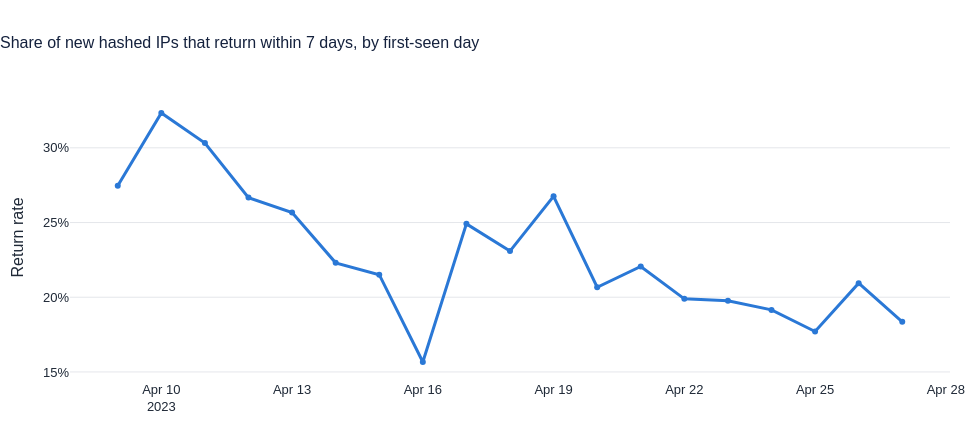
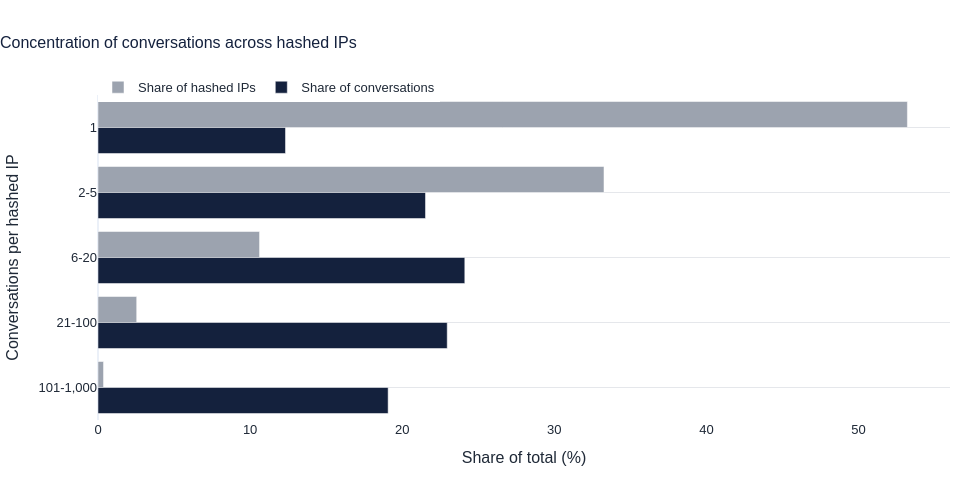

Notebook cell for these charts, in order:
### Markdown cell above
# 9. Users: return rates and concentration

### Code cell
ret = sql("select * from gold_return_rates")
if len(ret):
    fig = go.Figure(go.Scatter(x=ret.cohort_date, y=ret.return_rate_7d, mode="lines+markers", line=dict(color=BLUE, width=3)))
    fig.update_yaxes(tickformat=".0%")
    style(fig, "Share of new hashed IPs that return within 7 days, by first-seen day", ytitle="Return rate").show()
    weighted = ret.returned_within_7_days.sum() / ret.new_hashed_ips.sum()
    md(f"{pct(weighted)} of new hashed IPs return within 7 days ({n(ret.returned_within_7_days.sum())} of {n(ret.new_hashed_ips.sum())}). "
       f"In plain words: about {round(weighted * 100)} in 100 new users come back inside a week.")

conc = sql("select * from gold_user_concentration")
fig = go.Figure()
fig.add_trace(go.Bar(y=conc.conversations_per_ip, x=100 * conc.hashed_ips / conc.hashed_ips.sum(), orientation="h", name="Share of hashed IPs", marker_color=GREY))
fig.add_trace(go.Bar(y=conc.conversations_per_ip, x=100 * conc.conversations / conc.conversations.sum(), orientation="h", name="Share of conversations", marker_color=NAVY))
fig.update_layout(barmode="group")
fig.update_yaxes(autorange="reversed")
style(fig, "Concentration of conversations across hashed IPs", xtitle="Share of total (%)", ytitle="Conversations per hashed IP", height=480).show()

heavy = sql(f"select count(*) filter (where is_heavy_ip) as heavy_ips, count(*) as ips, sum(conversations) filter (where is_heavy_ip) as heavy_convs, sum(conversations) as convs from dim_user_proxy").iloc[0]
md(f"{n(heavy.heavy_ips)} hashed IPs ({pct(heavy.heavy_ips / heavy.ips, 2)} of all) hold {pct(heavy.heavy_convs / heavy.convs)} of conversations. "
   f"In plain words: {pct(heavy.heavy_ips / heavy.ips, 1)} of users produce {pct(heavy.heavy_convs / heavy.convs, 0)} of the traffic.")

### Figure 1 — Plotly figure (JSON) as saved in the notebook; plotly's stock layout.template omitted (floating-point values rounded to 4 significant figures)
{"data": [{"line": {"color": "#2A78D6", "width": 3}, "mode": "lines+markers", "type": "scatter", "x": ["2023-04-09T00:00:00", "2023-04-10T00:00:00", "2023-04-11T00:00:00", "2023-04-12T00:00:00", "2023-04-13T00:00:00", "2023-04-14T00:00:00", "2023-04-15T00:00:00", "2023-04-16T00:00:00", "2023-04-17T00:00:00", "2023-04-18T00:00:00", "2023-04-19T00:00:00", "2023-04-20T00:00:00", "2023-04-21T00:00:00", "2023-04-22T00:00:00", "2023-04-23T00:00:00", "2023-04-24T00:00:00", "2023-04-25T00:00:00", "2023-04-26T00:00:00", "2023-04-27T00:00:00"], "y": [0.2746, 0.3233, 0.3031, 0.2667, 0.2567, 0.223, 0.2151, 0.1567, 0.2491, 0.2309, 0.2675, 0.2067, 0.2206, 0.1989, 0.1976, 0.1915, 0.1771, 0.2094, 0.1835]}], "layout": {"font": {"color": "#1F2937", "family": "Arial", "size": 13}, "height": 440, "legend": {"orientation": "h", "x": 0, "y": 1.07}, "margin": {"b": 60, "l": 70, "r": 30, "t": 95}, "title": {"font": {"color": "#14213D", "size": 16}, "text": "Share of new hashed IPs that return within 7 days, by first-seen day", "x": 0}, "width": 980, "xaxis": {"showgrid": false, "title": {}}, "yaxis": {"gridcolor": "#E5E7EB", "tickformat": ".0%", "title": {"text": "Return rate"}, "zeroline": false}}}

### Figure 2 — Plotly figure (JSON) as saved in the notebook; plotly's stock layout.template omitted (floating-point values rounded to 4 significant figures)
{"data": [{"marker": {"color": "#9CA3AF"}, "name": "Share of hashed IPs", "orientation": "h", "type": "bar", "x": [53.21, 33.26, 10.62, 2.544, 0.3635], "y": ["1", "2-5", "6-20", "21-100", "101-1,000"]}, {"marker": {"color": "#14213D"}, "name": "Share of conversations", "orientation": "h", "type": "bar", "x": [12.33, 21.53, 24.11, 22.96, 19.07], "y": ["1", "2-5", "6-20", "21-100", "101-1,000"]}], "layout": {"barmode": "group", "font": {"color": "#1F2937", "family": "Arial", "size": 13}, "height": 480, "legend": {"orientation": "h", "x": 0, "y": 1.07}, "margin": {"b": 60, "l": 70, "r": 30, "t": 95}, "title": {"font": {"color": "#14213D", "size": 16}, "text": "Concentration of conversations across hashed IPs", "x": 0}, "width": 980, "xaxis": {"showgrid": false, "title": {"text": "Share of total (%)"}}, "yaxis": {"autorange": "reversed", "gridcolor": "#E5E7EB", "title": {"text": "Conversations per hashed IP"}, "zeroline": false}}}
